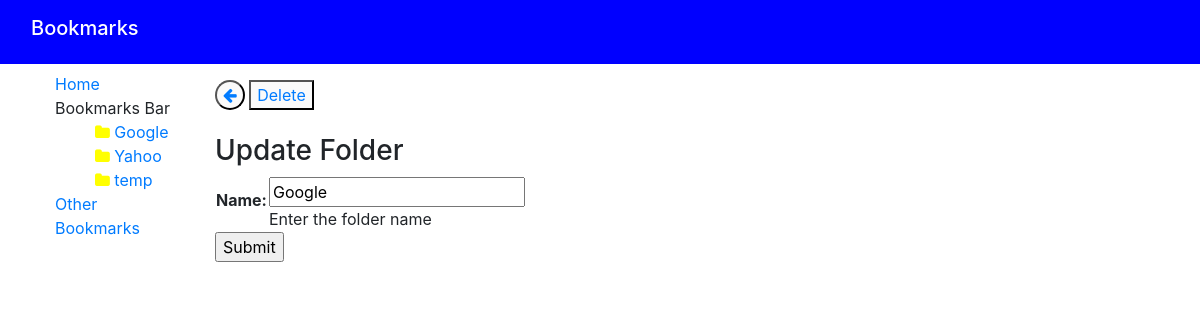
/bookmarks/10/update/folder, run on the app's committed database.
### bookmarksapp/models.py (models this page shows, shortened)
class Folder(models.Model):
    name = models.CharField(max_length=200, help_text='Enter the folder name')

### bookmarksapp/views.py (the view)
# urls.py: path('<int:pk>/update/folder', views.Updatefolder, name='update-folder'),
def Updatefolder(request,pk):
    folder_list = Folder.objects.all()
    folder = get_object_or_404(Folder,pk=pk)
    if (request.POST):
        folderform = FolderForm(request.POST, instance=folder)
    else:
        folderform = FolderForm(initial={'name':folder.name})
    if(folderform.is_valid()):
        folderform.save()
        return HttpResponseRedirect(reverse('list-folder',args=[pk]))
    context = {
        'folder_list': folder_list,
        'form': folderform,
        'folder': folder,
    }
    return render(request, 'bookmarksapp/update_folder.html', context=context)

### bookmarksapp/forms.py
class FolderForm(forms.ModelForm):
    class Meta:
        model = Folder
        fields = ['name']

### bookmarksapp/templates/bookmarksapp/update_folder.html (shortened to what this page needs)
{% extends "base_generic.html" %}
{% block content %}
  <button style="border-radius: 50%;border-color: black;" disabled>
    <a href="{% url 'list-folder' folder.id %}">
    <i class="fa fa-arrow-left" onmouseover = "this.style.color = 'black'" onmouseout = "this.style.color = 'blue'" ></i>
    </a>
  </button>
  <button style="border-color: black;" disabled>
    <a onmouseover = "this.style.color = 'black'" onmouseout = "this.style.color = 'blue'" href="{% url 'delete-folder' folder.id %}" style="text-decoration: none;">Delete
    </a>
  </button>
  <br><br>
  <h3>Update Folder</h3>
  <form action="" method="post">
    <table>
    {{ form.as_table }}
    </table>
    <input type="submit" value="Submit">
  </form>
{% endblock %}

### bookmarksapp/templates/base_generic.html (shortened to what this page needs)
<!DOCTYPE html>
<html lang="en">
<head>
  <link rel="stylesheet" href="https://cdn.jsdelivr.net/npm/bootstrap@4.5.3/dist/css/bootstrap.min.css">
  <link rel="stylesheet" href="https://maxcdn.bootstrapcdn.com/font-awesome/4.4.0/css/font-awesome.min.css">
  <link rel="stylesheet" href="https://cdnjs.cloudflare.com/ajax/libs/font-awesome/4.7.0/css/font-awesome.min.css">
  {% load static %}
  <link rel="stylesheet" href="{% static 'css/styles.css' %}">
</head>
<body>
 <nav class="navbar navbar-expand-lg" style="background-color: blue">
  <div class="container-fluid" >
    <h2 class="navbar-brand" style="color: white;">Bookmarks</h2>
  </div>
</nav>
<div class="container-fluid">
    <div class="row">
      <div class="mysidebar col-sm-2 pt-2">
        <ul class="sidebar-nav" style="list-style-type: none;">
          <li> <a href="{% url 'index' %}">Home</a></li>
          <li>Bookmarks Bar
            <ul style="list-style-type: none;">
              {% for folder in folder_list %}
              <li><i class="fa fa-folder" style="color:yellow;"></i> <a href="{% url 'list-folder' folder.id %}">{{ folder.name }}</a></li>
              {% endfor %}
            </ul>
          </li>
          <li> <a href="{% url 'list-folder-unknown' %}">Other Bookmarks</a>
          </li>
        </ul>
      </div>
  <div class="col-sm-10 pt-3">
    {% block content %} {% endblock %}
    </div>
  </div>
</div>
</body>
</html>

### data on the page
Folder: name "Google"
Folder: name "Yahoo"
Folder: name "temp"
